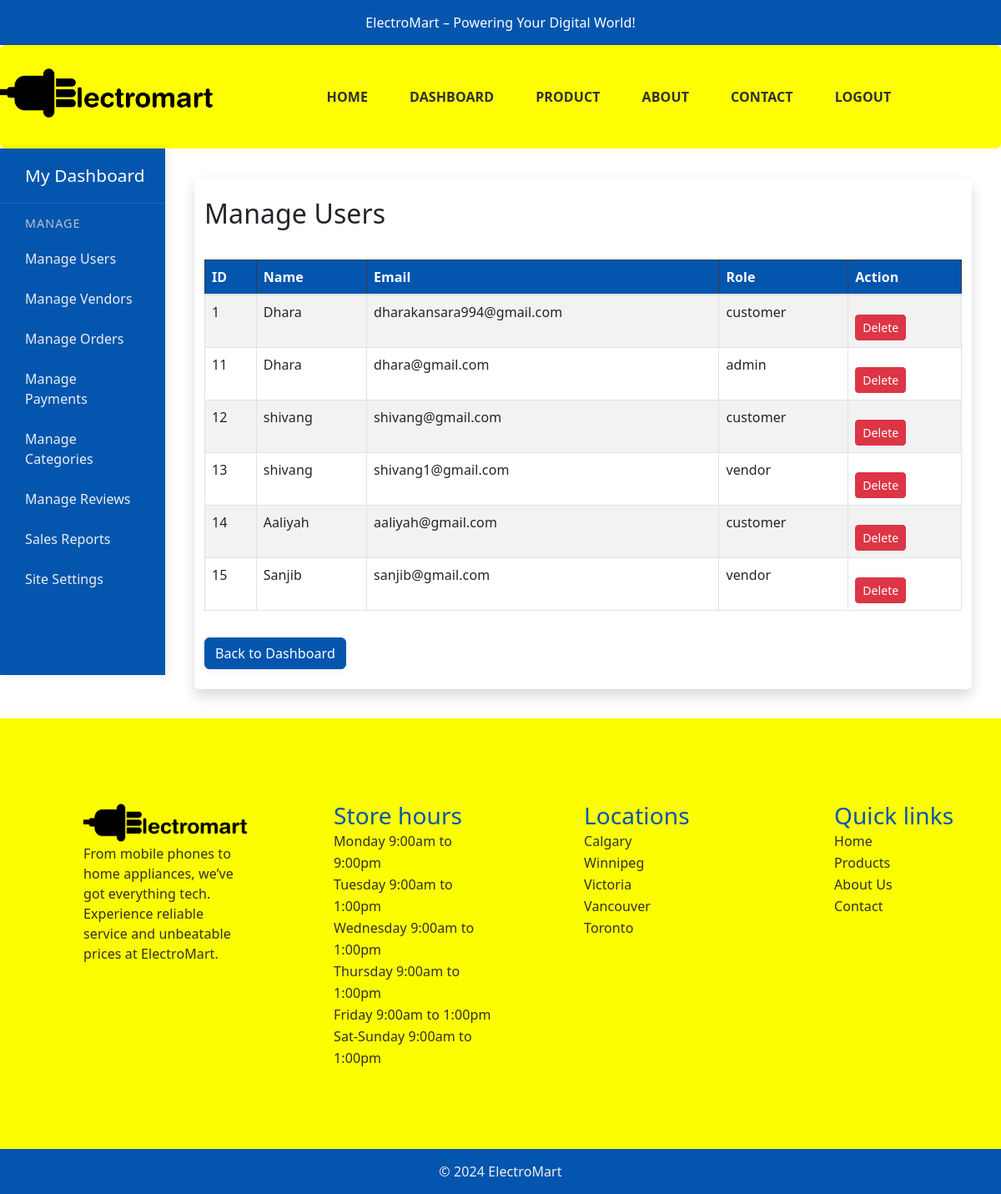
The page /admin/manage_users.php (signed in) on the database its author committed.
### tables this page shows
CREATE TABLE `users` (
  `id` int(11) NOT NULL,
  `name` varchar(100) NOT NULL,
  `email` varchar(150) NOT NULL,
  `phone` varchar(15) DEFAULT NULL,
  `password` varchar(255) NOT NULL,
  `role` enum('customer','vendor','admin') NOT NULL,
  `address` varchar(255) NOT NULL,
  `created_at` timestamp NOT NULL DEFAULT current_timestamp()
);

### admin/manage_users.php (the view, shortened to what this page needs)
<?php
include "../config/db.php";
$result = $conn->query("SELECT * FROM users");
?>
<!DOCTYPE html>
<html lang="en">
<head>
    <link href="https://cdn.jsdelivr.net/npm/bootstrap@5.3.0/dist/css/bootstrap.min.css" rel="stylesheet">
    <link rel="stylesheet" href="../public/css/stylesheet.css">
</head>
<body>
<?php include 'header.php'; ?>
<div class="dashboard-container">
    <?php include 'dashboard-sidebar.php'; ?>
    <main class="vendor-main-content">
        <div class="container py-4">
            <h2 class="mb-4">Manage Users</h2>
            <table class="table table-striped table-bordered align-middle table-manage-products">
                <thead class="table-dark">
                    <tr>
                        <th>ID</th>
                        <th>Name</th>
                        <th>Email</th>
                        <th>Role</th>
                        <th>Action</th>
                    </tr>
                </thead>
                <tbody>
                    <?php while ($row = $result->fetch_assoc()): ?>
                    <tr>
                        <td><?php echo htmlspecialchars($row['id']); ?></td>
                        <td><?php echo htmlspecialchars($row['name']); ?></td>
                        <td><?php echo htmlspecialchars($row['email']); ?></td>
                        <td><?php echo htmlspecialchars($row['role']); ?></td>
                        <td>
                            <a href="delete_user.php?id=<?php echo $row['id']; ?>" class="btn btn-sm btn-danger" onclick="return confirm('Are you sure you want to delete this user?')">Delete</a>
                        </td>
                    </tr>
                    <?php endwhile; ?>
                </tbody>
            </table>
            <a href="dashboard.php" class="btn btn-secondary mt-3">Back to Dashboard</a>
        </div>
    </main>
</div>
<?php include 'footer.php'; ?>
</body>
</html>

### rows shown on the page
users: id "1", name "Dhara", email "dharakansara994@gmail.com", role "customer"
users: id "11", name "Dhara", email "dhara@gmail.com", role "admin"
users: id "12", name "shivang", email "shivang@gmail.com", role "customer"
users: id "13", name "shivang", email "shivang1@gmail.com", role "vendor"
users: id "14", name "Aaliyah", email "aaliyah@gmail.com", role "customer"
users: id "15", name "Sanjib", email "sanjib@gmail.com", role "vendor"
